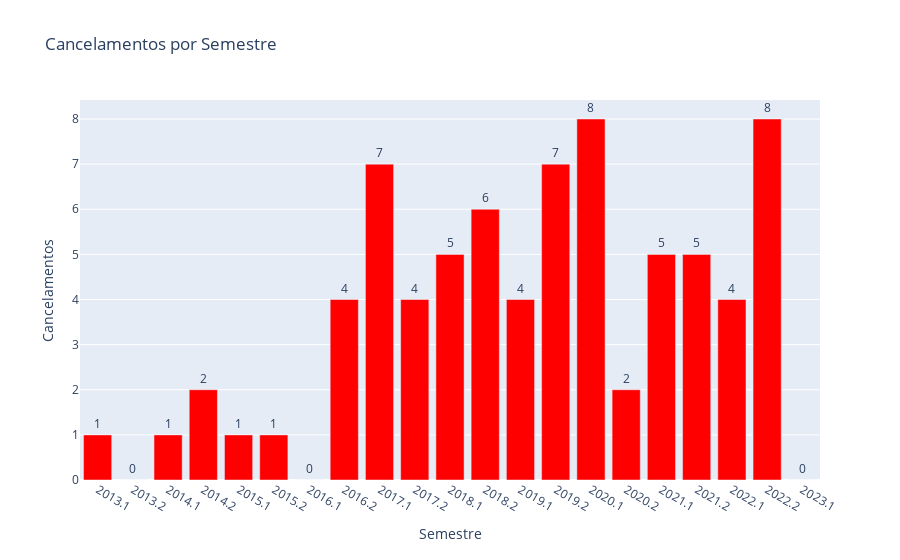

Notebook code for this chart:
### Code cell
import pandas as pd
import plotly.graph_objs as go

# Ler os dados do arquivo Excel
df = pd.read_excel('planilha.xlsx')

# Converter a coluna "Semestre" para o tipo de dados string
df['Semestre'] = df['Semestre'].astype(str)

# Agrupar os dados da coluna "Cancelamentos" por semestre
agregado = df.groupby('Semestre')['Cancelamentos'].sum().reset_index()

# Criar o gráfico de barras
fig = go.Figure()

fig.add_trace(
    go.Bar(
        x=agregado['Semestre'],
        y=agregado['Cancelamentos'],
        text=agregado['Cancelamentos'],
        textposition='outside',  # Posição do texto (fora da barra)
        marker_color='red',  # Cor das barras
    )
)

fig.update_layout(
    title='Cancelamentos por Semestre',
    xaxis_title='Semestre',
    yaxis_title='Cancelamentos',
)

# Exibir o gráfico
fig.show()

### Figure 1 — Plotly figure (JSON) as saved in the notebook; plotly's stock layout.template omitted (floating-point values rounded to 4 significant figures)
{"data": [{"marker": {"color": "red"}, "text": [1, 0, 1, 2, 1, 1, 0, 4, 7, 4, 5, 6, 4, 7, 8, 2, 5, 5, 4, 8, 0], "textposition": "outside", "type": "bar", "x": ["2013.1", "2013.2", "2014.1", "2014.2", "2015.1", "2015.2", "2016.1", "2016.2", "2017.1", "2017.2", "2018.1", "2018.2", "2019.1", "2019.2", "2020.1", "2020.2", "2021.1", "2021.2", "2022.1", "2022.2", "2023.1"], "y": [1, 0, 1, 2, 1, 1, 0, 4, 7, 4, 5, 6, 4, 7, 8, 2, 5, 5, 4, 8, 0]}], "layout": {"title": {"text": "Cancelamentos por Semestre"}, "xaxis": {"title": {"text": "Semestre"}}, "yaxis": {"title": {"text": "Cancelamentos"}}}}
